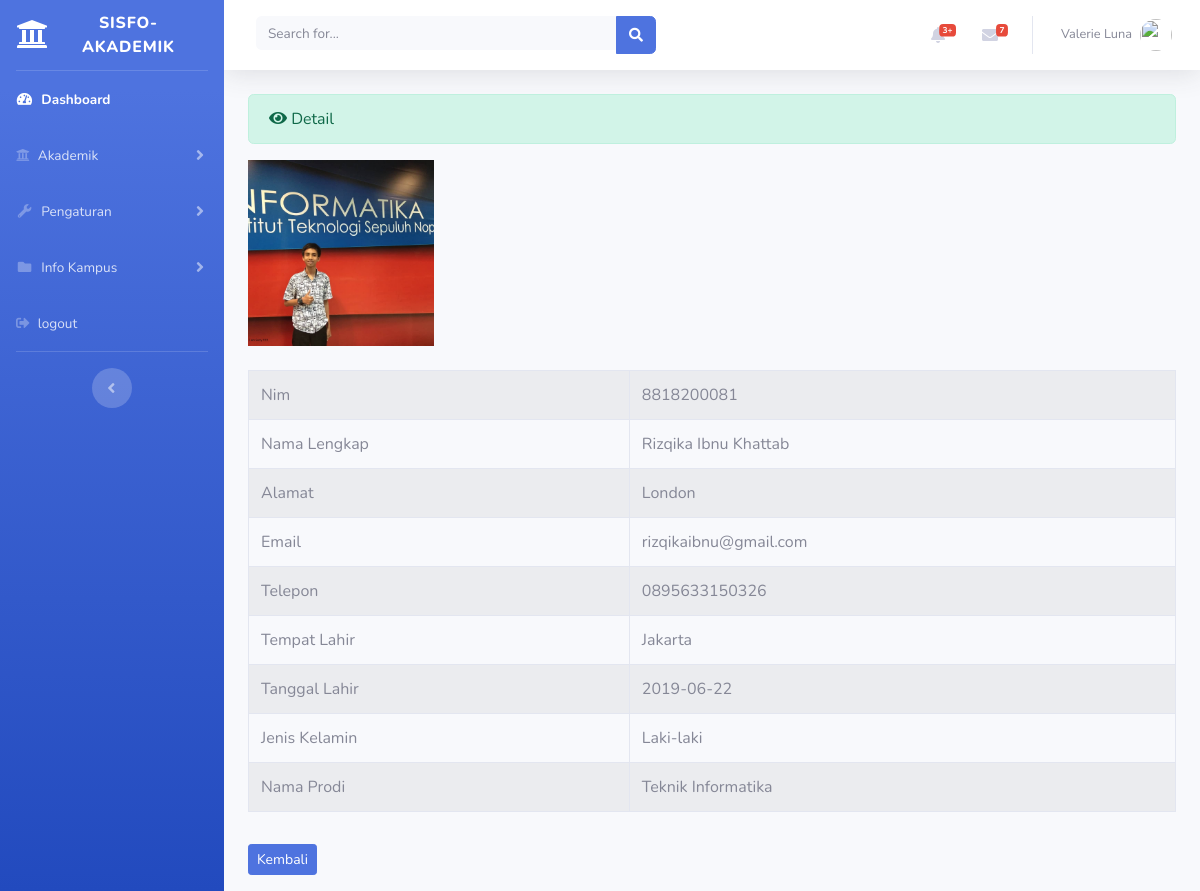
/index.php/administrator/mahasiswa/detail/15, run on the app's committed database.
### tables this page shows
CREATE TABLE `mahasiswa` (
  `id` int(11) NOT NULL,
  `nim` varchar(11) NOT NULL,
  `nama_lengkap` varchar(120) NOT NULL,
  `alamat` varchar(255) NOT NULL,
  `email` varchar(120) NOT NULL,
  `telepon` varchar(20) NOT NULL,
  `tempat_lahir` varchar(120) NOT NULL,
  `tanggal_lahir` date NOT NULL,
  `jenis_kelamin` varchar(10) NOT NULL,
  `nama_prodi` varchar(120) NOT NULL,
  `photo` varchar(255) NOT NULL
);

### application/controllers/administrator/mahasiswa.php (called while the page is built, shortened)
<?php
class Mahasiswa extends CI_Controller{
	public function detail($id)
	{
		$data['detail'] = $this->mahasiswa_model->ambil_id_mahasiswa($id);
		$this->load->view('templates_administrator/header');
		$this->load->view('templates_administrator/sidebar');
		$this->load->view('administrator/mahasiswa_detail', $data);
		$this->load->view('templates_administrator/footer');
	}
}

### index.php (called while the page is built, shortened)
<?php
require_once BASEPATH.'core/CodeIgniter.php';

### application/models/mahasiswa_model.php (called while the page is built, shortened)
<?php
class Mahasiswa_model extends CI_Model{
	public function ambil_id_mahasiswa($id)
	{
		$hasil = $this->db->where('id',$id)->get('mahasiswa');
		if($hasil->num_rows() > 0){
			return $hasil->result();
		}else {
			return false;
		}
	}
}

### application/views/administrator/mahasiswa_detail.php (the view)
<div class="container-fluid">
	<div class="alert alert-success" role="alert">
		<i class="fas fa-eye"></i> Detail
  	</div>
  	<table class="table table-bordered table-hover table-striped">
  		<?php foreach($detail as $dt) : ?>
  			<img class="mb-4" src="<?php echo base_url('assets/uploads/').$dt->photo ?>" style="width: 20%">
  		<tr>
  			<td>Nim</td>
  			<td><?php echo $dt->nim; ?></td>
  		</tr>
  		<tr>
  			<td>Nama Lengkap</td>
  			<td><?php echo $dt->nama_lengkap; ?></td>
  		</tr>
  		<tr>
  			<td>Alamat</td>
  			<td><?php echo $dt->alamat; ?></td>
  		</tr>
  		<tr>
  			<td>Email</td>
  			<td><?php echo $dt->email; ?></td>
  		</tr>
  		<tr>
  			<td>Telepon</td>
  			<td><?php echo $dt->telepon; ?></td>
  		</tr>
  		<tr>
  			<td>Tempat Lahir</td>
  			<td><?php echo $dt->tempat_lahir; ?></td>
  		</tr>
  		<tr>
  			<td>Tanggal Lahir</td>
  			<td><?php echo $dt->tanggal_lahir; ?></td>
  		</tr>
  		<tr>
  			<td>Jenis Kelamin</td>
  			<td><?php echo $dt->jenis_kelamin; ?></td>
  		</tr>
  		<tr>
  			<td>Nama Prodi</td>
  			<td><?php echo $dt->nama_prodi; ?></td>
  		</tr>
  	<?php endforeach; ?>
  	</table>
  	<?php echo anchor('administrator/mahasiswa','<div class="btn btn-sm btn-primary mt-3 mb-3">Kembali</div>')?><br>
</div>

### application/views/templates_administrator/header.php (shortened to what this page needs)
<!DOCTYPE html>
<html lang="en">
<head>
  <link href="<?php echo base_url() ?>assets/vendor/fontawesome-free/css/all.min.css" rel="stylesheet" type="text/css">
  <link href="<?php echo base_url() ?>assets/css/sb-admin-2.min.css" rel="stylesheet">
</head>

### application/views/templates_administrator/sidebar.php (shortened to what this page needs)
<body id="page-top">
  <div id="wrapper">
    <ul class="navbar-nav bg-gradient-primary sidebar sidebar-dark accordion" id="accordionSidebar">
      <a class="sidebar-brand d-flex align-items-center justify-content-center" href="index.html">
        <div class="sidebar-brand-icon">
          <i class="fas fa-university"></i>
        </div>
        <div class="sidebar-brand-text mx-3">SISFO-AKADEMIK</div>
      </a>
      <hr class="sidebar-divider my-0">
      <li class="nav-item active">
        <a class="nav-link" href="index.html">
          <i class="fas fa-fw fa-tachometer-alt"></i>
          <span>Dashboard</span></a>
      </li>
      <li class="nav-item">
        <a class="nav-link collapsed" href="#" data-toggle="collapse" data-target="#collapseTwo" aria-expanded="true" aria-controls="collapseTwo">
          <i class="fas fa-university"></i>
          <span>Akademik</span>
        </a>
      </li>
      <li class="nav-item">
        <a class="nav-link collapsed" href="#" data-toggle="collapse" data-target="#collapseUtilities" aria-expanded="true" aria-controls="collapseUtilities">
          <i class="fas fa-fw fa-wrench"></i>
          <span>Pengaturan</span>
        </a>
      </li>
      <li class="nav-item">
        <a class="nav-link collapsed" href="#" data-toggle="collapse" data-target="#collapsePages" aria-expanded="true" aria-controls="collapsePages">
          <i class="fas fa-fw fa-folder"></i>
          <span>Info Kampus</span>
        </a>
      </li>
      <li class="nav-item">
        <a class="nav-link" href="<?php echo base_url('administrator/auth/logout') ?>">
          <i class="fas fa-sign-out-alt"></i>
          <span>logout</span></a>
      </li>
      <hr class="sidebar-divider d-none d-md-block">
      <div class="text-center d-none d-md-inline">
        <button class="rounded-circle border-0" id="sidebarToggle"></button>
      </div>
    </ul>
    <div id="content-wrapper" class="d-flex flex-column">
      <div id="content">
        <nav class="navbar navbar-expand navbar-light bg-white topbar mb-4 static-top shadow">
          <form class="d-none d-sm-inline-block form-inline mr-auto ml-md-3 my-2 my-md-0 mw-100 navbar-search">
            <div class="input-group">
              <input type="text" class="form-control bg-light border-0 small" placeholder="Search for..." aria-label="Search" aria-describedby="basic-addon2">
              <div class="input-group-append">
                <button class="btn btn-primary" type="button">
                  <i class="fas fa-search fa-sm"></i>
                </button>
              </div>
            </div>
          </form>
          <ul class="navbar-nav ml-auto">
            <li class="nav-item dropdown no-arrow mx-1">
              <a class="nav-link dropdown-toggle" href="#" id="alertsDropdown" role="button" data-toggle="dropdown" aria-haspopup="true" aria-expanded="false">
                <i class="fas fa-bell fa-fw"></i>
                <span class="badge badge-danger badge-counter">3+</span>
              </a>
            </li>
            <li class="nav-item dropdown no-arrow mx-1">
              <a class="nav-link dropdown-toggle" href="#" id="messagesDropdown" role="button" data-toggle="dropdown" aria-haspopup="true" aria-expanded="false">
                <i class="fas fa-envelope fa-fw"></i>
                <span class="badge badge-danger badge-counter">7</span>
              </a>
            </li>
            <li class="nav-item dropdown no-arrow">
              <a class="nav-link dropdown-toggle" href="#" id="userDropdown" role="button" data-toggle="dropdown" aria-haspopup="true" aria-expanded="false">
                <span class="mr-2 d-none d-lg-inline text-gray-600 small">Valerie Luna</span>
                <img class="img-profile rounded-circle" src="https://source.unsplash.com/QAB-WJcbgJk/60x60">
              </a>
            </li>
          </ul>
        </nav>

### application/views/templates_administrator/footer.php (shortened to what this page needs)
</body>
</html>

### data on the page
mahasiswa: photo (picture), nim "8818200081", nama_lengkap "Rizqika Ibnu Khattab", alamat "London", email "rizqikaibnu@gmail.com", telepon "0895633150326", tempat_lahir "Jakarta", tanggal_lahir "2019-06-22", jenis_kelamin "Laki-laki", nama_prodi "Teknik Informatika"
